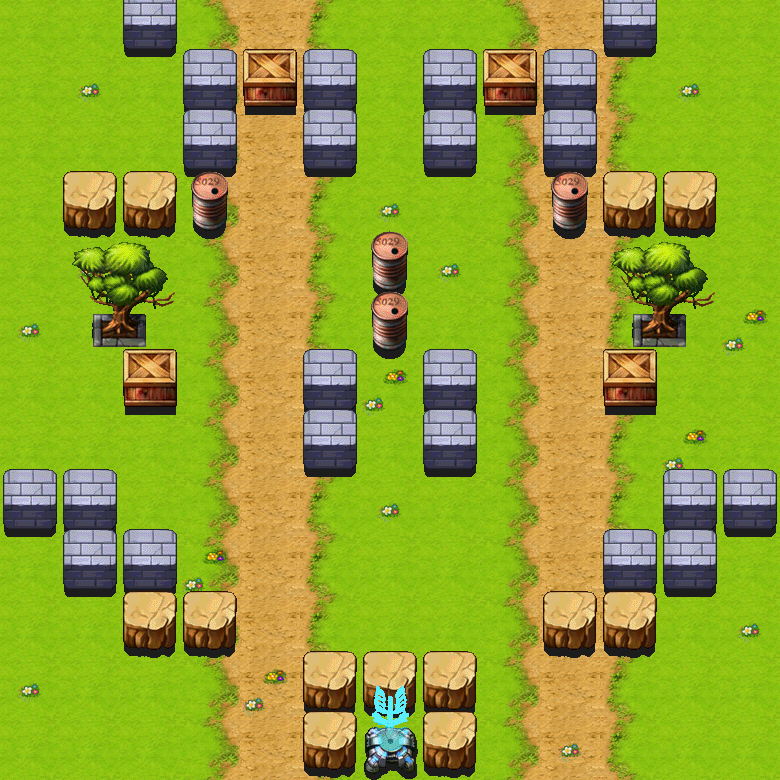

Tiled map render using the project's own tile images. Description and the map definition, with tile-layer contents summarised, below:
An orthogonal 13x13 tile map with 60x60 px tiles, 19 tile layers (floor, river, riverfake, bridge, ...), 4 tilesets and 4 objects (plyartPoint, enemyPoint1, enemyPoint2, enemyPoint3).

<map version="1.0" orientation="orthogonal" width="13" height="13" tilewidth="60" tileheight="60">
 <properties>
  <property name="3" value="5" />
  <property name="9" value="40" />
 </properties>
 <tileset firstgid="1" name="floor_grass" tilewidth="60" tileheight="60">
  <image source="floor_grass.png" width="240" height="600" />
 </tileset>
 <tileset firstgid="41" name="block" tilewidth="60" tileheight="120">
  <image source="block.png" width="600" height="600" />
 </tileset>
 <tileset firstgid="91" name="bridge" tilewidth="60" tileheight="60">
  <image source="bridge.png" width="360" height="60" />
 </tileset>
 <tileset firstgid="97" name="garbage" tilewidth="60" tileheight="60">
  <image source="garbage.png" width="540" height="60" />
 </tileset>
 <layer name="floor" width="13" height="13">
  <data>[169 cells, 169 non-empty, 4 distinct tile ids]</data>
 </layer>
 <layer name="river" width="13" height="13">
  <data>[169 cells, 1 non-empty, 1 distinct tile ids]</data>
 </layer>
 <layer name="riverfake" width="13" height="13">
  <data>[169 cells, 1 non-empty, 1 distinct tile ids]</data>
 </layer>
 <layer name="bridge" width="13" height="13">
  <data>[169 cells, 1 non-empty, 1 distinct tile ids]</data>
 </layer>
 <layer name="garbage" width="13" height="13">
  <data>[169 cells, 15 non-empty, 2 distinct tile ids]</data>
 </layer>
 <layer name="block0" width="13" height="13">
  <data>[169 cells, 2 non-empty, 1 distinct tile ids]</data>
 </layer>
 <layer name="block1" width="13" height="13">
  <data>[169 cells, 6 non-empty, 2 distinct tile ids]</data>
 </layer>
 <layer name="block2" width="13" height="13">
  <data>[169 cells, 4 non-empty, 1 distinct tile ids]</data>
 </layer>
 <layer name="block3" width="13" height="13">
  <data>[169 cells, 6 non-empty, 2 distinct tile ids]</data>
 </layer>
 <layer name="block4" width="13" height="13">
  <data>[169 cells, 1 non-empty, 1 distinct tile ids]</data>
 </layer>
 <layer name="block5" width="13" height="13">
  <data>[169 cells, 5 non-empty, 3 distinct tile ids]</data>
 </layer>
 <layer name="block6" width="13" height="13">
  <data>[169 cells, 4 non-empty, 2 distinct tile ids]</data>
 </layer>
 <layer name="block7" width="13" height="13">
  <data>[169 cells, 2 non-empty, 1 distinct tile ids]</data>
 </layer>
 <layer name="block8" width="13" height="13">
  <data>[169 cells, 4 non-empty, 1 distinct tile ids]</data>
 </layer>
 <layer name="block9" width="13" height="13">
  <data>[169 cells, 4 non-empty, 1 distinct tile ids]</data>
 </layer>
 <layer name="block10" width="13" height="13">
  <data>[169 cells, 4 non-empty, 1 distinct tile ids]</data>
 </layer>
 <layer name="block11" width="13" height="13">
  <data>[169 cells, 3 non-empty, 1 distinct tile ids]</data>
 </layer>
 <layer name="block12" width="13" height="13">
  <data>[169 cells, 3 non-empty, 2 distinct tile ids]</data>
 </layer>
 <objectgroup name="Objects" width="13" height="13">
  <object name="plyartPoint" x="256" y="733" width="27" height="27" />
  <object name="enemyPoint1" x="750" y="3" width="28" height="28" />
  <object name="enemyPoint2" x="33" y="3" width="28" height="28" />
  <object name="enemyPoint3" x="391" y="2" width="28" height="28" />
 </objectgroup>
 <layer name="grass" width="13" height="13">
  <data>[169 cells, 1 non-empty, 1 distinct tile ids]</data>
 </layer>
</map>
